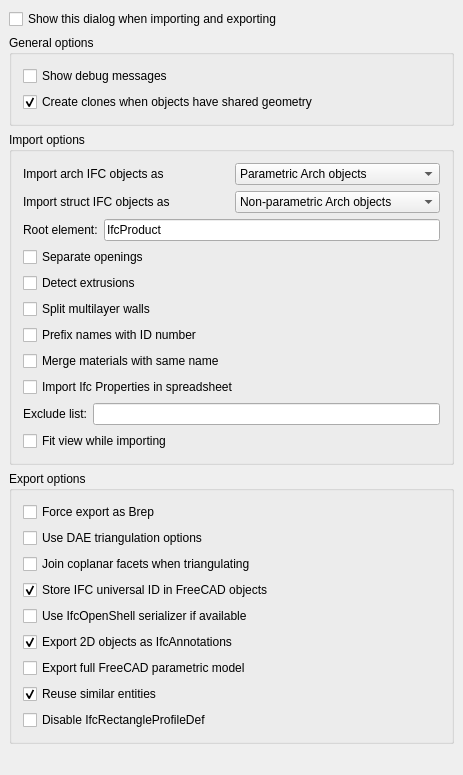
<?xml version="1.0" encoding="UTF-8"?>
<ui version="4.0">
 <class>Gui::Dialog::DlgSettingsArch</class>
 <widget class="QWidget" name="Gui::Dialog::DlgSettingsArch">
  <property name="geometry">
   <rect>
    <x>0</x>
    <y>0</y>
    <width>463</width>
    <height>775</height>
   </rect>
  </property>
  <property name="windowTitle">
   <string>IFC</string>
  </property>
  <layout class="QVBoxLayout">
   <property name="spacing">
    <number>6</number>
   </property>
   <property name="margin">
    <number>9</number>
   </property>
   <item>
    <widget class="Gui::PrefCheckBox" name="checkBox_7">
     <property name="text">
      <string>Show this dialog when importing and exporting</string>
     </property>
     <property name="prefEntry" stdset="0">
      <cstring>ifcShowDialog</cstring>
     </property>
     <property name="prefPath" stdset="0">
      <cstring>Mod/Arch</cstring>
     </property>
    </widget>
   </item>
   <item>
    <widget class="QGroupBox" name="groupBox_3">
     <property name="title">
      <string>General options</string>
     </property>
     <layout class="QVBoxLayout" name="verticalLayout_3">
      <item>
       <widget class="Gui::PrefCheckBox" name="gui::prefcheckbox_5">
        <property name="toolTip">
         <string>Show verbose information during import and export of IFC files</string>
        </property>
        <property name="text">
         <string>Show debug messages</string>
        </property>
        <property name="prefEntry" stdset="0">
         <cstring>ifcDebug</cstring>
        </property>
        <property name="prefPath" stdset="0">
         <cstring>Mod/Arch</cstring>
        </property>
       </widget>
      </item>
      <item>
       <widget class="Gui::PrefCheckBox" name="checkBox_6">
        <property name="text">
         <string>Create clones when objects have shared geometry</string>
        </property>
        <property name="checked">
         <bool>true</bool>
        </property>
        <property name="prefEntry" stdset="0">
         <cstring>ifcCreateClones</cstring>
        </property>
        <property name="prefPath" stdset="0">
         <cstring>Mod/Arch</cstring>
        </property>
       </widget>
      </item>
     </layout>
    </widget>
   </item>
   <item>
    <widget class="QGroupBox" name="groupBox_2">
     <property name="title">
      <string>Import options</string>
     </property>
     <layout class="QVBoxLayout" name="verticalLayout">
      <item>
       <layout class="QHBoxLayout" name="horizontalLayout_3">
        <item>
         <widget class="QLabel" name="label_5">
          <property name="text">
           <string>Import arch IFC objects as</string>
          </property>
         </widget>
        </item>
        <item>
         <widget class="Gui::PrefComboBox" name="comboBox">
          <property name="toolTip">
           <string>Specifies what kind of objects will be created in FreeCAD</string>
          </property>
          <property name="prefEntry" stdset="0">
           <cstring>ifcImportModeArch</cstring>
          </property>
          <property name="prefPath" stdset="0">
           <cstring>Mod/Arch</cstring>
          </property>
          <item>
           <property name="text">
            <string>Parametric Arch objects</string>
           </property>
          </item>
          <item>
           <property name="text">
            <string>Non-parametric Arch objects</string>
           </property>
          </item>
          <item>
           <property name="text">
            <string>Simple Part shapes</string>
           </property>
          </item>
          <item>
           <property name="text">
            <string>One compound per floor</string>
           </property>
          </item>
          <item>
           <property name="text">
            <string>Do not import Arch objects</string>
           </property>
          </item>
         </widget>
        </item>
       </layout>
      </item>
      <item>
       <layout class="QHBoxLayout" name="horizontalLayout_5">
        <item>
         <widget class="QLabel" name="label_6">
          <property name="text">
           <string>Import struct IFC objects as</string>
          </property>
         </widget>
        </item>
        <item>
         <widget class="Gui::PrefComboBox" name="comboBox_2">
          <property name="toolTip">
           <string>Specifies what kind of objects will be created in FreeCAD</string>
          </property>
          <property name="prefEntry" stdset="0">
           <cstring>ifcImportModeStruct</cstring>
          </property>
          <property name="prefPath" stdset="0">
           <cstring>Mod/Arch</cstring>
          </property>
          <item>
           <property name="text">
            <string>Non-parametric Arch objects</string>
           </property>
          </item>
          <item>
           <property name="text">
            <string>Simple Part shapes</string>
           </property>
          </item>
          <item>
           <property name="text">
            <string>One compound for all</string>
           </property>
          </item>
          <item>
           <property name="text">
            <string>Do not import structural objects</string>
           </property>
          </item>
         </widget>
        </item>
       </layout>
      </item>
      <item>
       <layout class="QHBoxLayout" name="horizontalLayout_2">
        <item>
         <widget class="QLabel" name="label_2">
          <property name="text">
           <string>Root element:</string>
          </property>
         </widget>
        </item>
        <item>
         <widget class="Gui::PrefLineEdit" name="lineEdit_2">
          <property name="toolTip">
           <string>Only subtypes of this element will be imported. Keep value as &quot;IfcProduct&quot; to import all building elements.</string>
          </property>
          <property name="text">
           <string notr="true">IfcProduct</string>
          </property>
          <property name="prefEntry" stdset="0">
           <cstring>ifcRootElement</cstring>
          </property>
          <property name="prefPath" stdset="0">
           <cstring>Mod/Arch</cstring>
          </property>
         </widget>
        </item>
       </layout>
      </item>
      <item>
       <widget class="Gui::PrefCheckBox" name="gui::prefcheckbox_6">
        <property name="toolTip">
         <string>If this is checked, openings will be imported as subtractions, otherwise wall shapes will already have their openings subtracted</string>
        </property>
        <property name="text">
         <string>Separate openings</string>
        </property>
        <property name="prefEntry" stdset="0">
         <cstring>ifcSeparateOpenings</cstring>
        </property>
        <property name="prefPath" stdset="0">
         <cstring>Mod/Arch</cstring>
        </property>
       </widget>
      </item>
      <item>
       <widget class="Gui::PrefCheckBox" name="checkBox_2">
        <property name="toolTip">
         <string>If this is checked, the importer will try to detect extrusions. This might slow things down...</string>
        </property>
        <property name="text">
         <string>Detect extrusions</string>
        </property>
        <property name="prefEntry" stdset="0">
         <cstring>ifcGetExtrusions</cstring>
        </property>
        <property name="prefPath" stdset="0">
         <cstring>Mod/Arch</cstring>
        </property>
       </widget>
      </item>
      <item>
       <widget class="Gui::PrefCheckBox" name="checkBox_11">
        <property name="toolTip">
         <string>Split walls made of multiple layers</string>
        </property>
        <property name="text">
         <string>Split multilayer walls</string>
        </property>
        <property name="prefEntry" stdset="0">
         <cstring>ifcSplitLayers</cstring>
        </property>
        <property name="prefPath" stdset="0">
         <cstring>Mod/Arch</cstring>
        </property>
       </widget>
      </item>
      <item>
       <widget class="Gui::PrefCheckBox" name="gui::prefcheckbox_7">
        <property name="toolTip">
         <string>If this is checked, object names will be prefixed with the IFC ID number</string>
        </property>
        <property name="text">
         <string>Prefix names with ID number</string>
        </property>
        <property name="prefEntry" stdset="0">
         <cstring>ifcPrefixNumbers</cstring>
        </property>
        <property name="prefPath" stdset="0">
         <cstring>Mod/Arch</cstring>
        </property>
       </widget>
      </item>
      <item>
       <widget class="Gui::PrefCheckBox" name="checkBox_3">
        <property name="toolTip">
         <string>If several materials with the same name are found in the IFC file, they will be treated as one.</string>
        </property>
        <property name="text">
         <string>Merge materials with same name</string>
        </property>
        <property name="prefEntry" stdset="0">
         <cstring>ifcMergeMaterials</cstring>
        </property>
        <property name="prefPath" stdset="0">
         <cstring>Mod/Arch</cstring>
        </property>
       </widget>
      </item>
      <item>
       <widget class="Gui::PrefCheckBox" name="checkBox_8">
        <property name="toolTip">
         <string>If checked each object will have their Ifc Properties stored in a spreadsheet object.</string>
        </property>
        <property name="text">
         <string>Import Ifc Properties in spreadsheet</string>
        </property>
        <property name="prefEntry" stdset="0">
         <cstring>ifcImportProperties</cstring>
        </property>
        <property name="prefPath" stdset="0">
         <cstring>Mod/Arch</cstring>
        </property>
       </widget>
      </item>
      <item>
       <layout class="QHBoxLayout" name="horizontalLayout_13">
        <item>
         <widget class="QLabel" name="label_4">
          <property name="text">
           <string>Exclude list:</string>
          </property>
         </widget>
        </item>
        <item>
         <widget class="Gui::PrefLineEdit" name="gui::preflineedit">
          <property name="toolTip">
           <string>A comma-separated list of Ifc entities to exclude from import</string>
          </property>
          <property name="text">
           <string/>
          </property>
          <property name="placeholderText">
           <string/>
          </property>
          <property name="prefEntry" stdset="0">
           <cstring>ifcSkip</cstring>
          </property>
          <property name="prefPath" stdset="0">
           <cstring>Mod/Arch</cstring>
          </property>
         </widget>
        </item>
       </layout>
      </item>
      <item>
       <widget class="Gui::PrefCheckBox" name="checkBox_14">
        <property name="toolTip">
         <string>Fit view during import on the imported objects. This will slow down the import, but one can watch the import.</string>
        </property>
        <property name="text">
         <string>Fit view while importing</string>
        </property>
        <property name="prefEntry" stdset="0">
         <cstring>ifcFitViewOnImport</cstring>
        </property>
        <property name="prefPath" stdset="0">
         <cstring>Mod/Arch</cstring>
        </property>
       </widget>
      </item>
     </layout>
    </widget>
   </item>
   <item>
    <widget class="QGroupBox" name="groupBox">
     <property name="title">
      <string>Export options</string>
     </property>
     <layout class="QVBoxLayout" name="verticalLayout_2">
      <item>
       <widget class="Gui::PrefCheckBox" name="checkBox">
        <property name="toolTip">
         <string>Some IFC viewers don't like objects exported as extrusions. Use this to force all objects to be exported as BREP geometry.</string>
        </property>
        <property name="text">
         <string>Force export as Brep</string>
        </property>
        <property name="prefEntry" stdset="0">
         <cstring>ifcExportAsBrep</cstring>
        </property>
        <property name="prefPath" stdset="0">
         <cstring>Mod/Arch</cstring>
        </property>
       </widget>
      </item>
      <item>
       <widget class="Gui::PrefCheckBox" name="checkBox_4">
        <property name="toolTip">
         <string>Use triangulation options set in the DAE options page</string>
        </property>
        <property name="text">
         <string>Use DAE triangulation options</string>
        </property>
        <property name="prefEntry" stdset="0">
         <cstring>ifcUseDaeOptions</cstring>
        </property>
        <property name="prefPath" stdset="0">
         <cstring>Mod/Arch</cstring>
        </property>
       </widget>
      </item>
      <item>
       <widget class="Gui::PrefCheckBox" name="checkBox_5">
        <property name="toolTip">
         <string>Curved shapes that cannot be represented as curves in IFC are decomposed into flat facets. If this is checked, some additional calculation is done to join coplanar facets.</string>
        </property>
        <property name="text">
         <string>Join coplanar facets when triangulating</string>
        </property>
        <property name="prefEntry" stdset="0">
         <cstring>ifcJoinCoplanarFacets</cstring>
        </property>
        <property name="prefPath" stdset="0">
         <cstring>Mod/Arch</cstring>
        </property>
       </widget>
      </item>
      <item>
       <widget class="Gui::PrefCheckBox" name="checkBox_9">
        <property name="toolTip">
         <string>When exporting objects without UID, the generated UID will be stored inside the FreeCAD object for reuse next time that object is exported, which gives smaller diffs between versions</string>
        </property>
        <property name="text">
         <string>Store IFC universal ID in FreeCAD objects</string>
        </property>
        <property name="checked">
         <bool>true</bool>
        </property>
        <property name="prefEntry" stdset="0">
         <cstring>ifcStoreUid</cstring>
        </property>
        <property name="prefPath" stdset="0">
         <cstring>Mod/Arch</cstring>
        </property>
       </widget>
      </item>
      <item>
       <widget class="Gui::PrefCheckBox" name="checkBox_10">
        <property name="toolTip">
         <string>Warning, experimental feature!</string>
        </property>
        <property name="text">
         <string>Use IfcOpenShell serializer if available</string>
        </property>
        <property name="prefEntry" stdset="0">
         <cstring>ifcSerialize</cstring>
        </property>
        <property name="prefPath" stdset="0">
         <cstring>Mod/Arch</cstring>
        </property>
       </widget>
      </item>
      <item>
       <widget class="Gui::PrefCheckBox" name="checkBox_12">
        <property name="text">
         <string>Export 2D objects as IfcAnnotations</string>
        </property>
        <property name="checked">
         <bool>true</bool>
        </property>
        <property name="prefEntry" stdset="0">
         <cstring>ifcExport2D</cstring>
        </property>
        <property name="prefPath" stdset="0">
         <cstring>Mod/Arch</cstring>
        </property>
       </widget>
      </item>
      <item>
       <widget class="Gui::PrefCheckBox" name="checkBox_13">
        <property name="toolTip">
         <string>If this is checked, all FreeCAD object properties will be stored inside the exported objects, allowing to recreate a full parametric model on reimport.</string>
        </property>
        <property name="text">
         <string>Export full FreeCAD parametric model</string>
        </property>
        <property name="prefEntry" stdset="0">
         <cstring>IfcExportFreeCADProperties</cstring>
        </property>
        <property name="prefPath" stdset="0">
         <cstring>Mod/Arch</cstring>
        </property>
       </widget>
      </item>
      <item>
       <widget class="Gui::PrefCheckBox" name="checkBox_15">
        <property name="toolTip">
         <string>If this is checked, when possible, similar entities will be used only once in the file. This can reduce the file size a lot, but will make it less easily readable by humans</string>
        </property>
        <property name="text">
         <string>Reuse similar entities</string>
        </property>
        <property name="checked">
         <bool>true</bool>
        </property>
        <property name="prefEntry" stdset="0">
         <cstring>ifcCompress</cstring>
        </property>
        <property name="prefPath" stdset="0">
         <cstring>Mod/Arch</cstring>
        </property>
       </widget>
      </item>
      <item>
       <widget class="Gui::PrefCheckBox" name="checkBox_16">
        <property name="toolTip">
         <string>When possible, IFC objects that are extruded rectangles are exported as IfcRectangleProfileDef. However, some other applications notoriously have problems importing that entity. If this is your case, you can disable this here (all profiles will be exported as IfcArbitraryClosedProfileDef).</string>
        </property>
        <property name="text">
         <string>Disable IfcRectangleProfileDef</string>
        </property>
        <property name="prefEntry" stdset="0">
         <cstring>DisableIfcRectangleProfileDef</cstring>
        </property>
        <property name="prefPath" stdset="0">
         <cstring>Mod/Arch</cstring>
        </property>
       </widget>
      </item>
     </layout>
    </widget>
   </item>
   <item>
    <spacer name="verticalSpacer">
     <property name="orientation">
      <enum>Qt::Vertical</enum>
     </property>
     <property name="sizeHint" stdset="0">
      <size>
       <width>20</width>
       <height>40</height>
      </size>
     </property>
    </spacer>
   </item>
  </layout>
 </widget>
 <layoutdefault spacing="6" margin="11"/>
 <pixmapfunction>qPixmapFromMimeSource</pixmapfunction>
 <customwidgets>
  <customwidget>
   <class>Gui::PrefCheckBox</class>
   <extends>QCheckBox</extends>
   <header>Gui/PrefWidgets.h</header>
  </customwidget>
  <customwidget>
   <class>Gui::PrefComboBox</class>
   <extends>QComboBox</extends>
   <header>Gui/PrefWidgets.h</header>
  </customwidget>
  <customwidget>
   <class>Gui::PrefLineEdit</class>
   <extends>QLineEdit</extends>
   <header>Gui/PrefWidgets.h</header>
  </customwidget>
 </customwidgets>
 <resources/>
 <connections/>
</ui>
